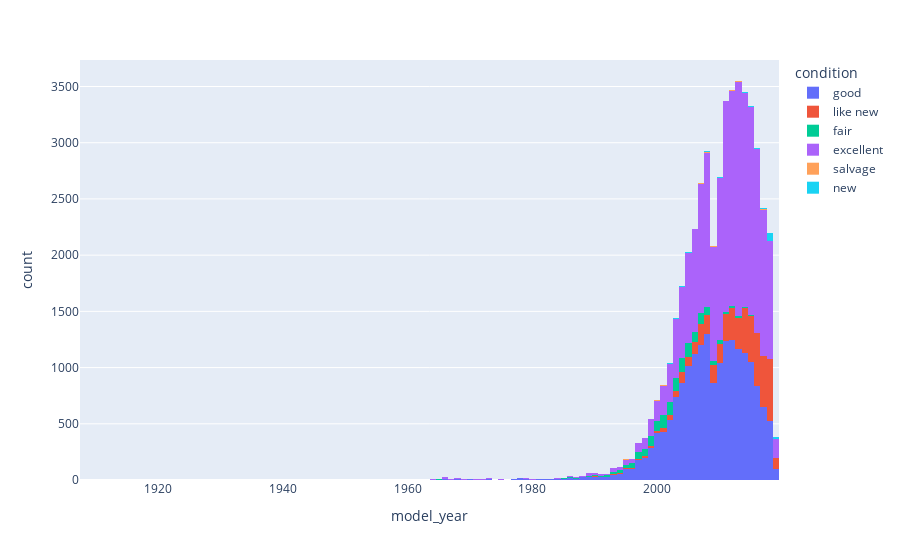

The code cell stored with this chart in its notebook:
### Code cell
fig = px.histogram(df, x = 'model_year', color = 'condition')
fig.show()

### Figure 1 — Plotly figure (JSON) as saved in the notebook; plotly's stock layout.template omitted (floating-point values rounded to 4 significant figures; data arrays with more than 128 entries replaced by an {"elided": "..."} marker saying what was removed)
{"data": [{"alignmentgroup": "True", "bingroup": "x", "hovertemplate": "condition=good<br>model_year=%{x}<br>count=%{y}<extra></extra>", "legendgroup": "good", "marker": {"color": "#636efa", "pattern": {"shape": ""}}, "name": "good", "offsetgroup": "good", "orientation": "v", "showlegend": true, "type": "histogram", "x": {"elided": "20145 int values"}, "xaxis": "x", "yaxis": "y"}, {"alignmentgroup": "True", "bingroup": "x", "hovertemplate": "condition=like new<br>model_year=%{x}<br>count=%{y}<extra></extra>", "legendgroup": "like new", "marker": {"color": "#EF553B", "pattern": {"shape": ""}}, "name": "like new", "offsetgroup": "like new", "orientation": "v", "showlegend": true, "type": "histogram", "x": {"elided": "4742 int values"}, "xaxis": "x", "yaxis": "y"}, {"alignmentgroup": "True", "bingroup": "x", "hovertemplate": "condition=fair<br>model_year=%{x}<br>count=%{y}<extra></extra>", "legendgroup": "fair", "marker": {"color": "#00cc96", "pattern": {"shape": ""}}, "name": "fair", "offsetgroup": "fair", "orientation": "v", "showlegend": true, "type": "histogram", "x": {"elided": "1607 int values"}, "xaxis": "x", "yaxis": "y"}, {"alignmentgroup": "True", "bingroup": "x", "hovertemplate": "condition=excellent<br>model_year=%{x}<br>count=%{y}<extra></extra>", "legendgroup": "excellent", "marker": {"color": "#ab63fa", "pattern": {"shape": ""}}, "name": "excellent", "offsetgroup": "excellent", "orientation": "v", "showlegend": true, "type": "histogram", "x": {"elided": "24773 int values"}, "xaxis": "x", "yaxis": "y"}, {"alignmentgroup": "True", "bingroup": "x", "hovertemplate": "condition=salvage<br>model_year=%{x}<br>count=%{y}<extra></extra>", "legendgroup": "salvage", "marker": {"color": "#FFA15A", "pattern": {"shape": ""}}, "name": "salvage", "offsetgroup": "salvage", "orientation": "v", "showlegend": true, "type": "histogram", "x": [1999, 2008, 2012, 1995, 2003, 2005, 2008, 2001, 2001, 1998, 2001, 2003, 2008, 2000, 2005, 2014, 2003, 1997, null, 2009, 2013, 2006, 2015, 2018, 2006, 1994, 1995, 2019, 1995, 2018, 2000, 2014, null, 2004, 2001, 2015, 2007, 2004, 2014, 1999, null, 2007, null, 2013, 1999, 2015, 2013, 2003, 1977, 2014, 2000, 2017, 2017, 2014, 2014, 2004, 1995, 2013, null, 1999, 2002, 2010, null, 2004, 2018, 2003, 2008, null, null, 2017, 2017, 2017, 2009, 2001, 2002, 1996, null, 2010, 2002, 2007, 2000, null, 2001, 2005, 2001, 1993, 2005, 2012, 1999, 2003, 2016, 2006, 1994, 2008, 2014, 1993, 2005, 2006, 2001, 2011, 2008, 2004, 2015, 2007, 1986, 2013, null, 1994, 1999, 1997, 2008, null, 2017, 2013, 2002], "xaxis": "x", "yaxis": "y"}, {"alignmentgroup": "True", "bingroup": "x", "hovertemplate": "condition=new<br>model_year=%{x}<br>count=%{y}<extra></extra>", "legendgroup": "new", "marker": {"color": "#19d3f3", "pattern": {"shape": ""}}, "name": "new", "offsetgroup": "new", "orientation": "v", "showlegend": true, "type": "histogram", "x": {"elided": "143 int values"}, "xaxis": "x", "yaxis": "y"}], "layout": {"barmode": "relative", "legend": {"title": {"text": "condition"}, "tracegroupgap": 0}, "margin": {"t": 60}, "xaxis": {"anchor": "y", "domain": [0, 1], "title": {"text": "model_year"}}, "yaxis": {"anchor": "x", "domain": [0, 1], "title": {"text": "count"}}}}
